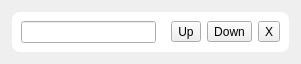
<?xml version="1.0" encoding="UTF-8"?>
<ui version="4.0">
 <class>SearchBar</class>
 <widget class="QWidget" name="SearchBar">
  <property name="geometry">
   <rect>
    <x>0</x>
    <y>0</y>
    <width>301</width>
    <height>62</height>
   </rect>
  </property>
  <property name="windowTitle">
   <string>Form</string>
  </property>
  <layout class="QHBoxLayout" name="horizontalLayout">
   <property name="leftMargin">
    <number>12</number>
   </property>
   <property name="topMargin">
    <number>12</number>
   </property>
   <property name="rightMargin">
    <number>12</number>
   </property>
   <property name="bottomMargin">
    <number>12</number>
   </property>
   <item>
    <widget class="QFrame" name="frameShadow">
     <property name="styleSheet">
      <string notr="true">.QFrame{
background-color:white;
border-radius:8px;
}</string>
     </property>
     <property name="frameShape">
      <enum>QFrame::StyledPanel</enum>
     </property>
     <property name="frameShadow">
      <enum>QFrame::Raised</enum>
     </property>
     <layout class="QHBoxLayout" name="horizontalLayout_2">
      <item>
       <widget class="QLineEdit" name="lineEdit"/>
      </item>
      <item>
       <widget class="Line" name="line">
        <property name="orientation">
         <enum>Qt::Vertical</enum>
        </property>
       </widget>
      </item>
      <item>
       <widget class="QToolButton" name="toolButton">
        <property name="text">
         <string>Up</string>
        </property>
       </widget>
      </item>
      <item>
       <widget class="QToolButton" name="toolButton_2">
        <property name="text">
         <string>Down</string>
        </property>
       </widget>
      </item>
      <item>
       <widget class="QToolButton" name="toolButton_3">
        <property name="text">
         <string>X</string>
        </property>
       </widget>
      </item>
     </layout>
    </widget>
   </item>
  </layout>
 </widget>
 <resources/>
 <connections/>
</ui>
